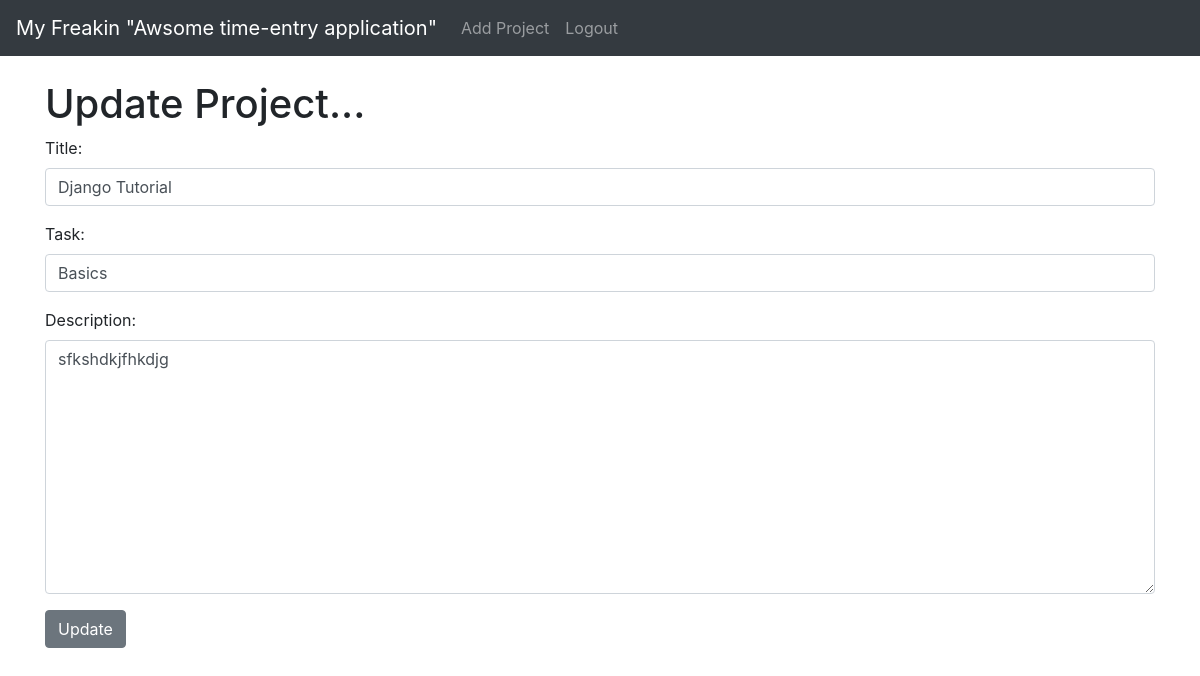
Screenshot of /article/edit/1 (signed in) with the database file from the repository.
### entryapp/models.py (models this page shows, shortened)
class Task(models.Model):
    title = models.CharField(max_length=255)
    task = models.CharField(max_length=255)
    author = models.ForeignKey(User, on_delete=models.CASCADE)
    description = models.TextField()
    post_date = models.DateField(auto_now_add=True)
    start = models.TimeField()
    end = models.TimeField()

### entryapp/views.py (the view)
# urls.py: path('article/edit/<int:pk>',UpdatePostView.as_view(),name="update_post"),
class UpdatePostView(UpdateView):
    model = Task
    form_class = EditForm
    template_name = 'update_post.html'

### entryapp/forms.py
class EditForm(forms.ModelForm):
    class Meta:
        model = Task
        fields = ('title' , 'task' , 'description')
        widgets = {
            'title' : forms.TextInput(attrs={'class':'form-control','placeholder':'This is title Placeholder Project'}),
            'task': forms.TextInput(attrs={'class': 'form-control'}),
            'description': forms.Textarea(attrs={'class': 'form-control'}),
        }

### entryapp/templates/update_post.html (shortened to what this page needs)
{% extends "base.html" %}
{% block content %}
{% if user.is_authenticated %}
    <h1>Update Project...</h1>
    <div class="form-group">
    <form method="POST">
        {{ form.as_p }}
        <button class="btn btn-secondary">Update</button></form>
    </div>
{% else %}
You're not allowed here!(and you knoe it...)
{% endif %}
{% endblock %}

### rows the page displays
Task: title "Django Tutorial", task "Basics", description "sfkshdkjfhkdjg"
